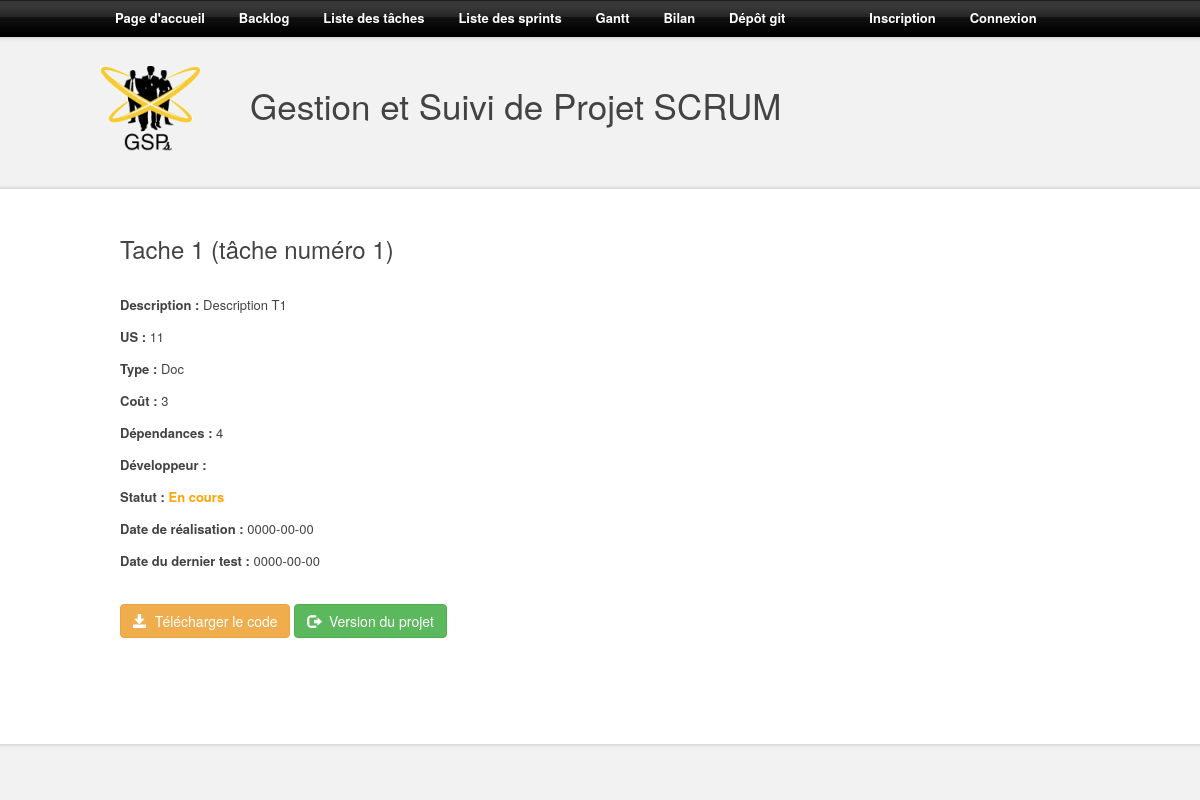
/tasc.php?ID=1, run on an earlier commit of the app's database.
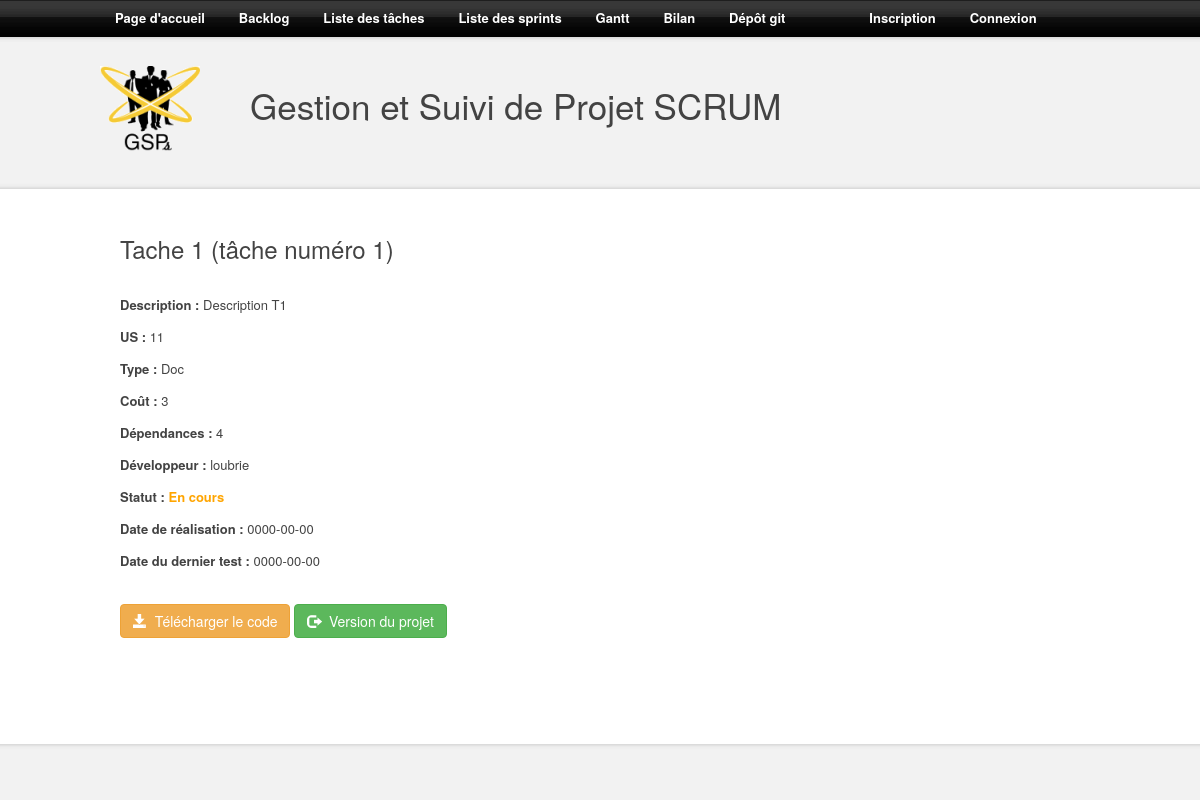
And on a later commit of the database.
### tables this page shows
CREATE TABLE IF NOT EXISTS `taches` (
  `ID` int(11) NOT NULL AUTO_INCREMENT,
  `ID_US` int(11) DEFAULT NULL,
  `titre` text NOT NULL,
  `description` text,
  `type` int(11) NOT NULL,
  `cout` int(11) NOT NULL,
  `dependances` text NOT NULL,
  `developpeur` int(11) DEFAULT NULL,
  `statut` int(11) NOT NULL,
  `date_realisation` date DEFAULT NULL,
  `date_test` date DEFAULT NULL,
  PRIMARY KEY (`ID`),
  KEY `ID_US` (`ID_US`)
);

CREATE TABLE IF NOT EXISTS `developpeurs` (
  `ID` int(11) NOT NULL AUTO_INCREMENT,
  `pseudo` text NOT NULL,
  `pass` text NOT NULL,
  `droits` int(11) NOT NULL,
  `email` text NOT NULL,
  PRIMARY KEY (`ID`)
);

### src/bdd/bdd.php (called while the page is built, shortened)
<?php
class BDD
{
	private $PDOInstance = null;
	private static $instance = null;
	private function __construct()
	{
		$this->PDOInstance = new PDO('mysql:charset=utf8;dbname='.self::DEFAULT_SQL_DTB.';host='.self::DEFAULT_SQL_HOST,self::DEFAULT_SQL_USER ,self::DEFAULT_SQL_PASS);
	}
	public static function getConnection()
	{
		if(is_null(self::$instance))
		{
			self::$instance = new BDD();
		}
		return self::$instance;
	}
	public function query($query)
	{
		return $this->PDOInstance->query($query);
	}
}
?>

### src/models/tasc.php (called while the page is built, shortened)
<?php
class ModelTasc
{
	public function _getTasc($id)
	{
		return BDD::getConnection()->query('SELECT * FROM taches WHERE ID = '.$id);
	}
}

### src/models/developer.php (called while the page is built, shortened)
<?php
class ModelDeveloper
{
	public function _getDeveloper($id)
	{
		return BDD::getConnection()->query('SELECT * FROM developpeurs WHERE ID = '.$id);
	}
}

### src/controllers/tasc.php (the view, shortened to what this page needs)
<?php
include("models/tasc.php");
include("models/developer.php");
class ControllerTasc
{
	private $modelTasc;
	public function __construct()
	{
		$this->modelTasc = new ModelTasc();
		$this->modelDev = new ModelDeveloper();
	}
	private function _TascStatus($s)
	{
		if($s == 0)
		{ $status = '<span class="afaire">A faire</span>'; }
		else if($s == 1)
		{ $status = '<span class="encours">En cours</span>'; }
		else
		{ $status = '<span class="termine">Terminé</span>'; }
		return $status;
	}
	private function _tascType($t)
	{
		if($t==1)
		{ $type = "Dev"; }
		else if($t==2)
		{ $type = "Test"; }
		else if($t==3)
		{ $type = "Spec"; }
		else
		{ $type = "Doc"; }
		return $type;
	}
	private function _DeveloperName($id)
	{
		$dev = $this->modelDev->_getDeveloper($id)->fetch(PDO::FETCH_ASSOC);
		return $dev['pseudo'];
	}
		?>
		<?php
	public function _buildTascInfo($id)
	{
		$tasc = $this->modelTasc->_getTasc($id)->fetch(PDO::FETCH_ASSOC);
		?>
		<h3><?php echo $tasc['titre']; ?> (tâche numéro <?php echo $tasc['ID']; ?>)</h3><br />
		<p><b>Description :</b> <?php echo $tasc['description']; ?></p>
		<p><b>US :</b> <?php echo $tasc['ID_US']; ?></p>
		<p><b>Type :</b> <?php echo $this->_tascType($tache['type']); ?></p>
		<p><b>Coût :</b> <?php echo $tasc['cout']; ?></p>
		<p><b>Dépendances :</b> <?php echo $tasc['dependances']; ?></p>
		<p><b>Développeur :</b> <?php echo $this->_DeveloperName($tasc['developpeur']); ?></p>
		<p><b>Statut :</b> <?php echo $this->_TascStatus($tasc['statut']); ?></p>
		<p><b>Date de réalisation :</b> <?php echo $tasc['date_realisation']; ?></p>
		<p><b>Date du dernier test :</b> <?php echo $tasc['date_test']; ?></p>
		<br />
		<?php
	}
}

### src/structure/top_page.php (shortened to what this page needs)
<!DOCTYPE html PUBLIC "-//W3C//DTD XHTML 1.0 Strict//EN" "http://www.w3.org/TR/xhtml1/DTD/xhtml1-strict.dtd">
<html xmlns="http://www.w3.org/1999/xhtml" xml:lang="fr" lang="fr">
	<head>
		<link rel="stylesheet" media="screen" type="text/css" title="Design" href="structure/design/style.css" />
		<link href="bootstrap/css/bootstrap.css" rel="stylesheet">
	</head>
	<body>
		<div id="background_bas">
			<div id="background_haut">
				<div id="menu">
					<a href="index.php">Page d'accueil</a>
					<a href="backlog.php">Backlog</a>
					<a href="tasc_list.php">Liste des tâches</a>
                                        <a href="sprint_list.php">Liste des sprints</a>
					<a href="gantt.php">Gantt</a>
					<a href="results.php">Bilan</a>
					<a href="git.php">Dépôt git</a>
					<?php
					if (isset($_SESSION['pseudo']))
					{
						echo '<span id="pseudo">'.$_SESSION['pseudo'].'</span>';
						?>
						<a href="deconnection.php">Déconnexion</a>
						<?php
					}
					else
					{
						?>
						<a id="shiftLeft" href="inscription.php">Inscription</a>
						<a href="connection.php">Connexion</a>
						<?php
					}
					?>
				</div>
				<div id="banniere">
                    <img id="logoSite" alt="logo du site" src="structure/design/logoSite.png" />
					<h1>Gestion et Suivi de Projet SCRUM</h1>
				</div>
				<div id="corps">
					<div id="texte">

### src/tasc.php
<?php
include("bdd/bdd.php");
include("structure/top_page.php");
include("controllers/tasc.php");
$controllerTasc = new ControllerTasc();
$controllerTasc->_buildTascInfo($_GET['ID'])
?>
<a href="#" class="btn btn-primary btn-warning"><span class="glyphicon glyphicon-save"></span>  Télécharger le code</a>
<a href="#" class="btn btn-primary btn-success"><span class="glyphicon glyphicon-log-out"></span>  Version du projet</a>
<?php include("structure/bottom_page.php"); ?>

### src/structure/bottom_page.php (shortened to what this page needs)
					</div>
				</div>
				<div style="height : 80px;"></div>
			</div>
		</div>
	</body>
</html>

### src/structure/design/style.css (style rules this page uses)
html, body { height : 100%; margin : 0px; padding : 0px; font-family : Trebuchet MS , sans-serif; }
#corps { width : 1000px; margin : auto; }
#background_haut { height : 100%; background : url("background_haut.png") top center repeat-x; }
#background_bas { min-height : 100%; background : url("background_bas.png") bottom center repeat-x; }
#banniere { width : 1000px; height : 180px; margin : auto; }
#logoSite { float : left; margin-top: 30px; }
#banniere h1 { float : left; font-size : 35px; margin-top : 50px; margin-left : 50px; margin-bottom : 10px; color : #434343; }
#texte { padding : 20px; padding-top : 0px; text-align : justify; font-size : 13px; color : #434343; line-height : 22px; }
p { margin-top : 0px; }
a { color : #007a99; text-decoration : none; }
img { border : none; }
#menu { width : 1000px; height : 36px; text-align : left; padding-top : 7px; margin : auto; }
#menu a:not(#shiftLeft) { padding-right : 15px; padding-left : 15px; font-size : 13px; font-weight : bold; color : white; }
#pseudo, #shiftLeft { padding-right : 15px; padding-left : 65px; font-size : 13px; font-weight : bold; color : #c8e5bc; }
#shiftLeft { color : white; }
.encours { font-weight : bold; color : orange; }

What changed in the data, as far as the page shows it:
changed taches "Tache 1": developpeur.pseudo (not shown) → "loubrie"
